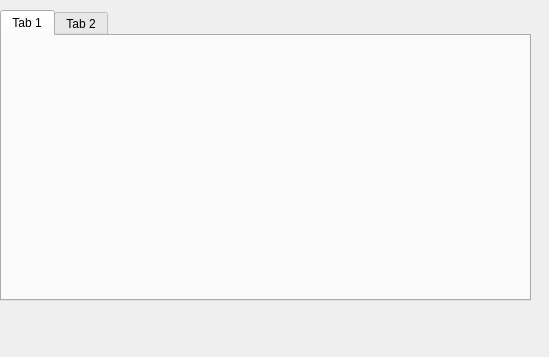
<?xml version="1.0" encoding="UTF-8"?>
<ui version="4.0">
 <class>Dialog</class>
 <widget class="QDialog" name="Dialog">
  <property name="geometry">
   <rect>
    <x>0</x>
    <y>0</y>
    <width>549</width>
    <height>357</height>
   </rect>
  </property>
  <property name="windowTitle">
   <string>Dialog</string>
  </property>
  <widget class="QTabWidget" name="tabWidget">
   <property name="geometry">
    <rect>
     <x>0</x>
     <y>10</y>
     <width>531</width>
     <height>291</height>
    </rect>
   </property>
   <widget class="QWidget" name="tab">
    <attribute name="title">
     <string>Tab 1</string>
    </attribute>
   </widget>
   <widget class="QWidget" name="tab_2">
    <attribute name="title">
     <string>Tab 2</string>
    </attribute>
   </widget>
  </widget>
 </widget>
 <resources/>
 <connections/>
</ui>
